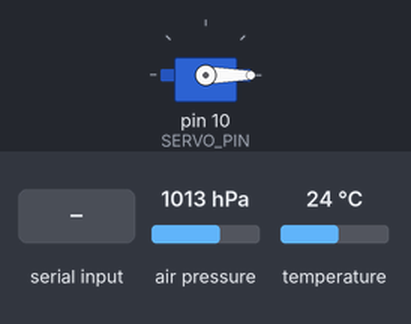
The sketch below on a simulated Arduino Uno, built with avr-gcc and run on an emulated ATmega328P. On the bench: servo. Inputs (shaded band) come from the test bench; at power-on: air pressure 1013 hPa, temperature 24 °C. What the sketch prints to the serial monitor is not drawn.

Above: at 1.2 s.
1.3 s: "menu" received over Serial
2.8 s: "aon" received over Serial
4.9 s: "ton" received over Serial
Timing chart, 0 to 7.9 s (numbered marks = the images above; inputs shaded):
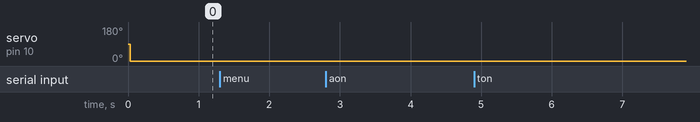

The sketch:

servoless_retract_control.ino
```cpp
// (licence header left out)
//#define DEBUG         //Uncomment to turn debugging on
#define SERVO_PIN 10    //Defines the PWM pin used to control the retracts

#include <Servo.h>
#include <Wire.h>
#include <Adafruit_BMP085.h>
#include <EEPROM.h>

Servo myservo;          // create servo object to control a servo
Adafruit_BMP085 bmp;    //Create the barometer object to get altitude, pressure and temperature data

bool altInfo = false;   //Used to toggle the display of alittude information
bool tempInfo = false;  //Used to toggle the display of temperature information
bool presInfo = false;  //Used to toggle the display of barometric pressure information
bool extended = false;  //Used to identify if the landing gear is extended
bool retracted = false; //Used to identify if the landing gear is retracted

bool serialAvailable = true;

int altitudeVal = 72;   //Stores the current altitude setpoint
int extendVal = 1000;   //Defines the PWM value that will cause the gear to extend
int retractVal = 2000;  //Defines the PWM value that will cause the gear to retract
float seaLevelPressure = 102770; //This can be changed for your area to get a more precise measurement
float altitudem;        //Current altitude in meters
float altitudein;       //Current altitude in inches
float altitudeBaseline; //Stores an initial baseline measurement used to calculate height

String eepromBuffer;    //Used for storing our values to use on boot up
String readString;      //Stores the string read from the serial port

void setup() {
  //Attempt to start the serial port in the event that we are connected wit USB
  Serial.begin(9600);
  //Give the sreial port time to initialize.  If the serial port does not initialize
  //within 500 cycles, we'll assume that there is no serial connection
  int t = 0;
  while (!Serial) {
    ; // wait for serial port to connect. Needed for native USB
    if (t > 500) {
      serialAvailable = false;
      break;
    }
    t++;
  }

  myservo.attach(SERVO_PIN);
  //Starts the barometric pressure sensor
  if (!bmp.begin()) {
    sprintln("Could not find a valid BMP085 sensor, check wiring!");
    while (1) {}
  }
  // read the eeprom values
  eepromRead();
  //If data was found to be stored, retrieve it and set our initial values for comparison
  if (eepromBuffer.length() > 0) {
    int *bufferVals = getDelimiters(eepromBuffer, ":");
    altitudeVal = bufferVals[0];
    #ifdef DEBUG
    sprint("altitudeVal=");
    sprintln(altitudeVal);
    #endif
    extendVal = bufferVals[1];
    #ifdef DEBUG
    sprint("extendVal=");
    sprintln(extendVal);
    #endif
    retractVal = bufferVals[2];
    #ifdef DEBUG
    sprint("retractVal=");
    sprintln(retractVal);
    #endif
  } else {
    sprintln("Buffer empty");
  }
  //Make sure the landing gear is down when the board is booted
  myservo.writeMicroseconds(extendVal);
  #ifdef DEBUG
  sprintln("Extending");
  #endif
  extended = true;
  retracted = false;

  //Set our baseline readings from the BMP180 sensor
  altitudem = bmp.readAltitude(seaLevelPressure);
  altitudeBaseline = altitudem*39.3700787402;
}

void loop() {
  //Check if we have serial data coming in and retrieve it
  while (Serial.available()) {
    //gets one byte from serial buffer
    char c = Serial.read();
    //makes the String readString
    readString += c;
    //slow looping to allow buffer to fill with next character
    delay(2);
  }

  //Check if a sttring was sent and decide what to do with it
  if (readString.length() >0) {
    readString.trim();
    //sprintln(readString);
    //Check if we requested the menu
    if (readString == "menu") {
      menu();
    }
    //Check if we are toggling altitude info
    if (readString == "aon") {
      altitudeInfo(true);
    }
    if (readString == "aoff") {
      altitudeInfo(false);
    }
    //Check if we are toggling temperature info
    if (readString == "ton") {
      temperatureInfo(true);
    }
    if (readString == "toff") {
      temperatureInfo(false);
    }
    //Check if we are toggling pressure info
    if (readString == "pon") {
      pressureInfo(true);
    }
    if (readString == "poff") {
      pressureInfo(false);
    }
    //Check if we are toggling all infos
    if (readString == "allon") {
      altitudeInfo(true);
      temperatureInfo(true);
      pressureInfo(true);
    }
    if (readString == "alloff") {
      altitudeInfo(false);
      temperatureInfo(false);
      pressureInfo(false);
    }
    //Check if an extend request was sent
    if (readString == "extend") {
      myservo.writeMicroseconds(extendVal);
      #ifdef DEBUG
      sprintln("Extending");
      #endif
      extended = true;
      retracted = false;
    }
    //Check if a retract request was sent
    if (readString == "retract") {
      myservo.writeMicroseconds(retractVal);
      #ifdef DEBUG
      sprintln("retracting");
      #endif
      extended = false;
      retracted = true;
    }
    //Check if we are setting or requesting our altitude set point
    if (readString.startsWith("alt:")) {
      String alt = readString.substring(4);
      String lastAlt = String(altitudeVal);
      if (alt.toInt() != 0) {
        sprint("Altitude: ");
        sprint(alt);
        sprintln(" inches");
        altitudeVal = alt.toInt();
        eepromWrite();
      } else {
        sprint("Current trigger altitude: ");
        sprint(String(altitudeVal));
        sprintln(" inches");
      }
    }
    //Check if we are settin our servo  control values
    if (readString.startsWith("servo:")) {
      sprint("Servo extend: ");
      int *servoVals = getDelimiters(readString.substring(6), ":");
      extendVal = servoVals[0];
      retractVal = servoVals[1];
      sprint(String(extendVal));
      sprint(" | retract: ");
      sprintln(String(retractVal));
      eepromWrite();
    }
    // Clear the serial string read for the next round
    readString = "";
  }
  //Check if we requested to display altitude info
  if (altInfo) {
    displayAlt();
  }
  //Check if we requested to display temperature info
  if (tempInfo) {
    displayTemp();
  }
  //Check if we requested to display pressure info
  if (presInfo) {
    displayPres();
  }
  //Check if we requested to display all infos
  if (altInfo || tempInfo || presInfo) {
    delay(500);
  }
  //Read the current altitude to see if we need to extend or retract
  altitudem = bmp.readAltitude(seaLevelPressure);
  altitudein = altitudem*39.3700787402;
  //If we are less than our baseline, extend
  if (((altitudein - altitudeBaseline) < (altitudeVal - 25)) && !extended) {
    myservo.writeMicroseconds(extendVal);
    #ifdef DEBUG
    sprintln("Extending");
    #endif
    extended = true;
    retracted = false;
  }
  //If we are greater than our baseline, retract
  if (((altitudein - altitudeBaseline) > (altitudeVal + 25)) && !retracted) {
    myservo.writeMicroseconds(retractVal);
    #ifdef DEBUG
    sprintln("Retracting");
    #endif
    extended = false;
    retracted = true;
  }
  delay(100);
}

/**
 * menu - displays the menu of control options
 */
void menu() {
  sprintln("---=== Debug Menu ===---");
  sprintln("Toggle options:");
  sprintln("  aon/aoff - toggle displaying altitude information");
  sprintln("  ton/toff - toggle displaying temperature information");
  sprintln("  pon/poff - toggle displaying pressure information");
  sprintln("  allon/alloff - toggle displaying all 3");
  sprintln("");
  sprintln("Eeprom settings:");
  sprintln("");
  sprintln("  alt: - Set altitude height in inches to trigger the landing gear. (Only use 60-254 no decimal)");
  sprintln("         Below this height the gear will extend.  Above this height gear will retract.  Sending");
  sprintln("         \"alt:\" with no height will show the current trigger height.");
  sprintln("  Example:");
  sprintln("  alt:72  (72 inches is 6 feet)");
  sprintln("");
  sprintln("  servo: - Sets the servos low and high settings to extend and retract");
  sprintln("  Example:");
  sprintln("  servo:1000:2000  (extends at 1000, retracts at 2000)");
  sprintln("");
  sprintln("Control:");
  sprintln("");
  sprintln("  extend - Forces the gear to etend.  This is to help release the retracts if stuck in");
  sprintln("           a certain position.");
  sprintln("");
  sprintln("  retract - Forces the gear to retract.  This is to help release the retracts if stuck");
  sprintln("            in a certain position.");
  sprintln("  Depending on the current height of the drone in relation to the baseline, retract and/or extend");
  sprintln("  might not have any affect.");
}

/**
 * altitudeInfo - Turns altitude information on or off
 */
void altitudeInfo(bool onOff) {
  altInfo = onOff;
}

/**
 * temperatureInfo - Turns temperature information on or off
 */
void temperatureInfo(bool onOff) {
  tempInfo = onOff;
}

/**
 * pressureInfo - Turns pressure information on or off
 */
void pressureInfo(bool onOff) {
  presInfo = onOff;
}

/**
 * displayAlt - Displays altitude information
 */
void displayAlt() {
  altitudem = bmp.readAltitude(seaLevelPressure);
  altitudein = altitudem*39.3700787402;
  sprint("Altitude = ");
  sprint(String(altitudein));
  sprint(" inches | Baseline difference = ");
  sprintln(String(altitudein - altitudeBaseline));
}

/**
 * displayTemp - Displays temperature information
 */
void displayTemp() {
  sprint("Temperature = ");
  sprint(String(bmp.readTemperature()));
  sprintln(" *C");
}

/**
 * displayPres - Displays pressure information
 */
void displayPres() {
  sprint("Pressure = ");
  sprint(String(bmp.readPressure()));
  sprintln(" Pa");
}

/**
 * getDelimiters - Used to split a string by a delimiter
 *
 * ARGS :
 *   DelString - String with delimiters
 *   Delby     - Delimiter
 */
int *getDelimiters(String DelString, String Delby) {
 static int Delimiters[3];//important!!! now much Delimiters;
 int i = 0;
 while (DelString.indexOf(Delby) >= 0) {
   int delim = DelString.indexOf(Delby);
   Delimiters[i] = (DelString.substring(0, delim)).toInt();
   DelString = DelString.substring(delim + 1, DelString.length());
   i++;
   if (DelString.indexOf(Delby) == -1) {
     Delimiters[i] = DelString.toInt();
   }
 }
 return Delimiters;
}

/**
 * eepromWrite - Write all values to eeprom
 */
void eepromWrite() {
  //clear the eeprom
  for (int i = 0 ; i < EEPROM.length() ; i++) {
    EEPROM.write(i, 0);
  }
  String str = String(altitudeVal) + ":" + String(extendVal) + ":" + String(retractVal);

  for(int i = 0; i < (str.length()); i++){
      EEPROM.write(i, str[i]);
  }
  EEPROM.write(str.length()+1, '~');
  eepromRead();
}

/**
 * eepromRead - Read all values from eeprom
 */
void eepromRead() {
  int i = 0;
  char val;
  eepromBuffer = "";

  while(val != '~'){
    val = EEPROM.read(i);
    eepromBuffer += String(val);
    i++;
    if (i > 500) {
      sprintln("i > 500");
      break;
    }
  }
}

/**
 * sprint - used to perform a controlled serial print based on if we are connected to USB or not
 */
void sprint(String str) {
  if (serialAvailable) {
    Serial.print(str);
  }
}

/**
 * sprintln - used to perform a controlled serial print line based on if we are connected to USB or not
 */
void sprintln(String str) {
  if (serialAvailable) {
    Serial.println(str);
  }
}
```

Measured:
- after the input at 1.3 s, every drawn part: stays the same
- after the input at 2.8 s, every drawn part: stays the same
- after the input at 4.9 s, every drawn part: stays the same
